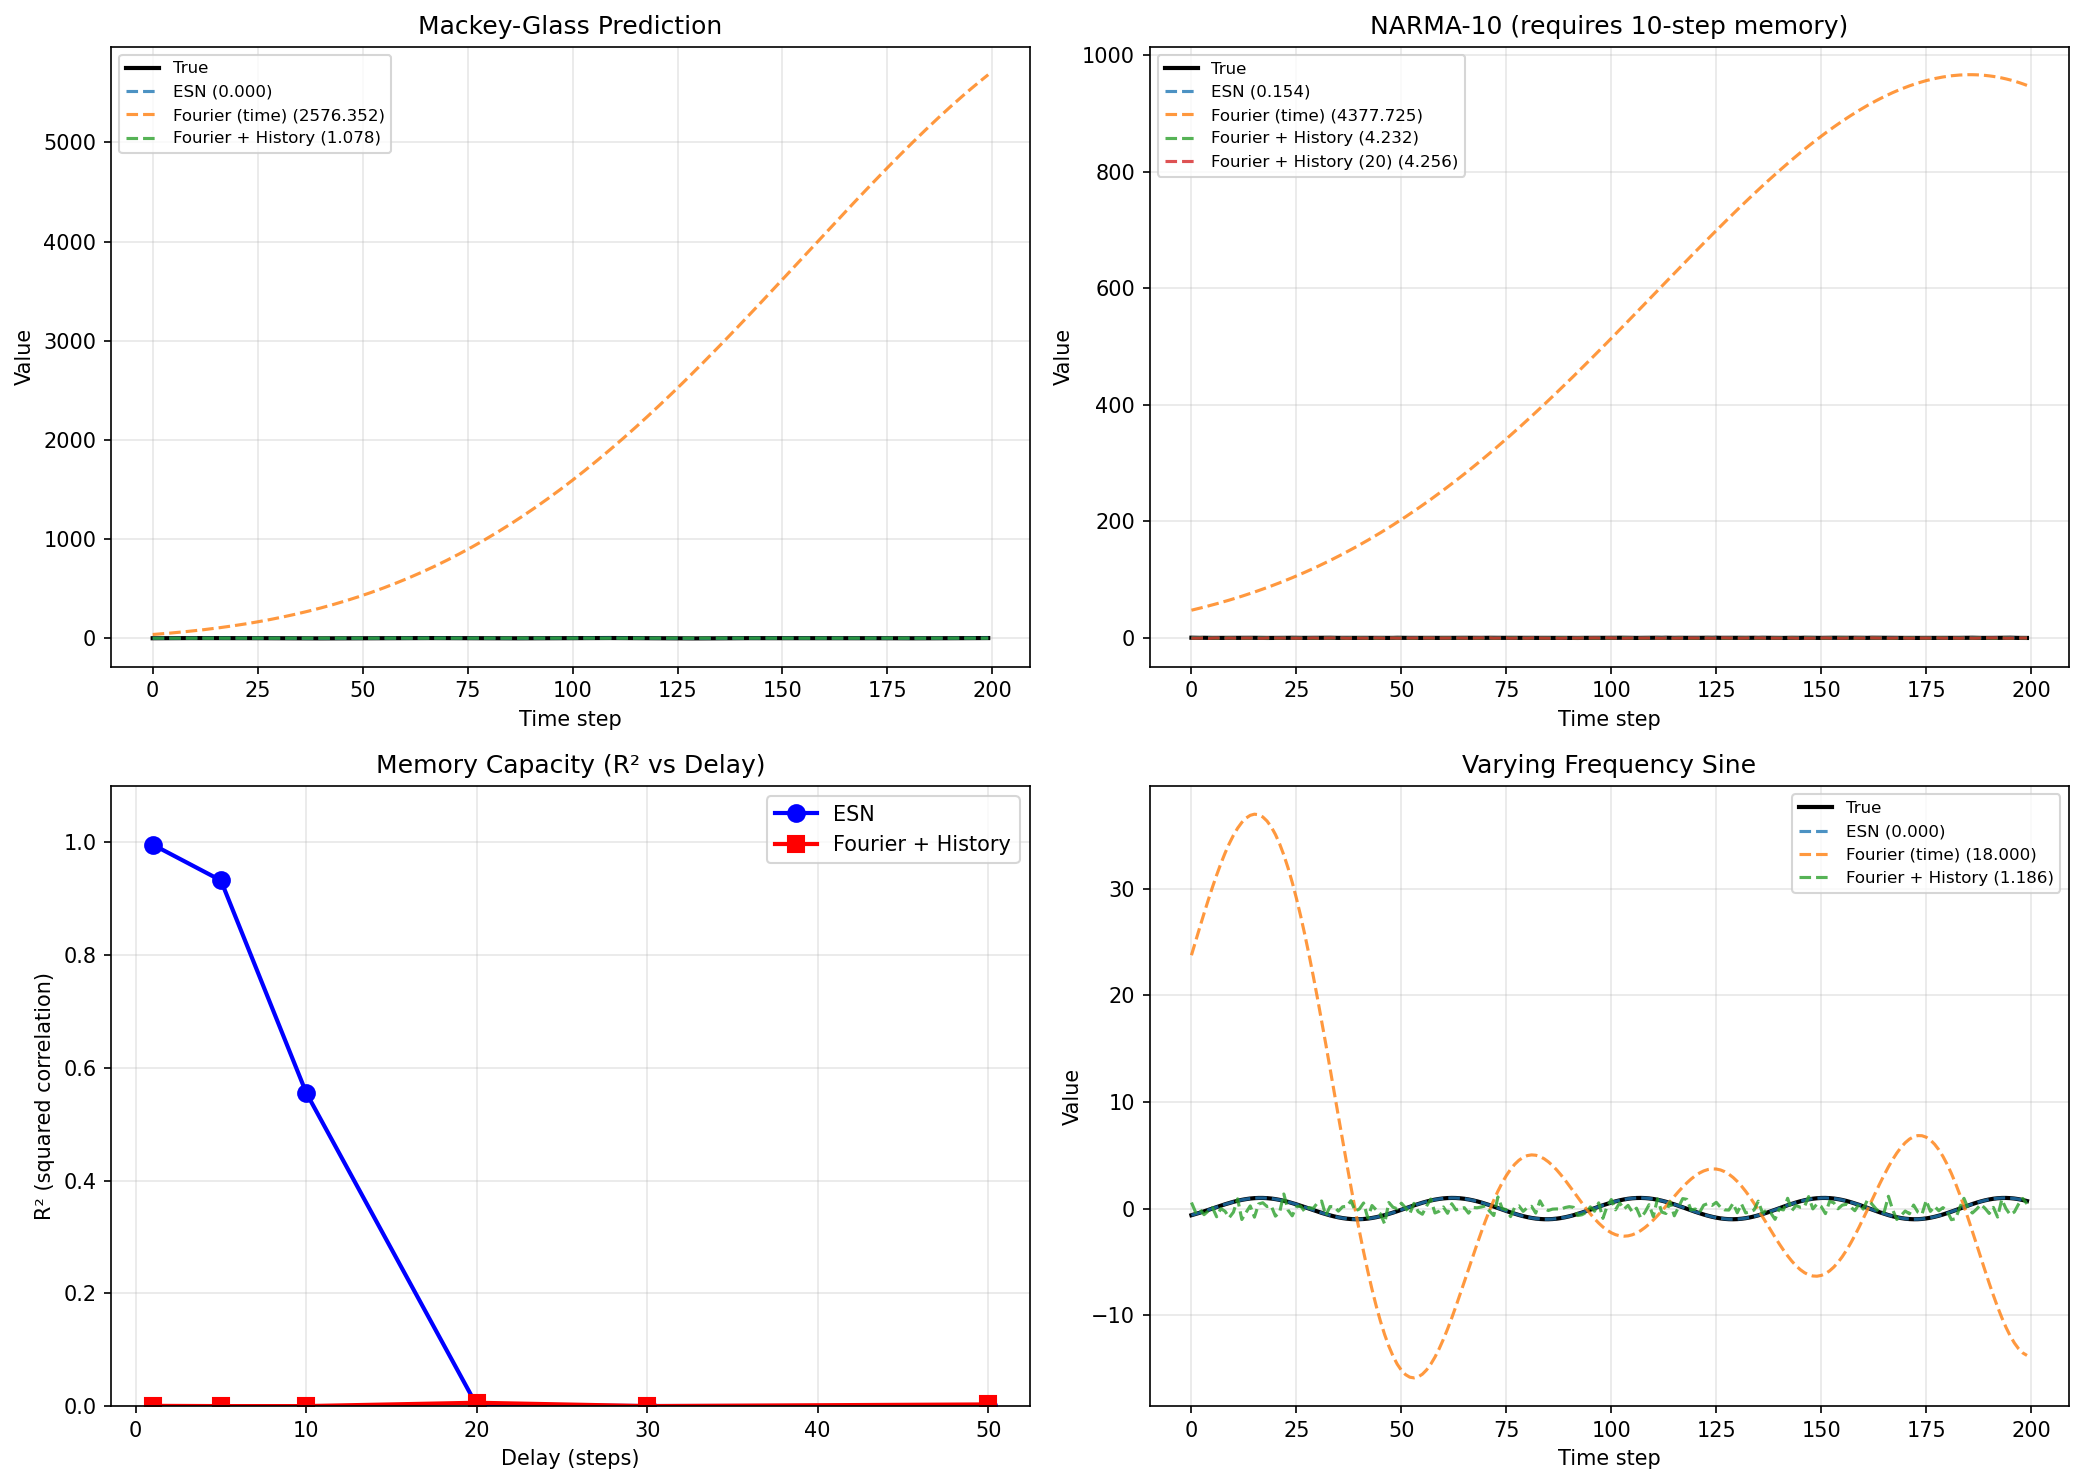

Write the Python code that produced this figure.
"""
Temporal Data Comparison: Fourier Features vs Reservoir Computing

On temporal data, reservoir computing should have advantages:
1. Inherent memory of past inputs (recurrent dynamics)
2. Designed for sequence processing
3. Echo State Property captures temporal dependencies

Tasks:
1. Mackey-Glass time series prediction (chaotic system)
2. NARMA-10 (nonlinear autoregressive moving average)
3. Sine wave with varying frequency (requires adaptation)
4. Memory capacity task (how far back can it remember?)

For each task, we compare:
- Standard ESN (sequential processing with memory)
- Fourier Features (no temporal memory, just time encoding)
- Fourier + ESN hybrid
"""

import numpy as np
import matplotlib
matplotlib.use('Agg')
import matplotlib.pyplot as plt
from typing import Tuple, List


# ============================================================
# TEMPORAL DATA GENERATORS
# ============================================================

def generate_mackey_glass(n_samples: int, tau: int = 17, seed: int = 42) -> np.ndarray:
    """
    Generate Mackey-Glass chaotic time series.

    dx/dt = β * x(t-τ) / (1 + x(t-τ)^n) - γ * x(t)

    Classic benchmark for time series prediction.
    Chaotic for τ > 16.8
    """
    np.random.seed(seed)

    # Parameters
    beta = 0.2
    gamma = 0.1
    n_exp = 10
    dt = 1.0

    # Initialize with random history
    history_len = tau + 1
    x = np.zeros(n_samples + history_len)
    x[:history_len] = 0.9 + 0.2 * (np.random.rand(history_len) - 0.5)

    # Generate using Euler method
    for t in range(history_len, n_samples + history_len):
        x_tau = x[t - tau]
        dx = beta * x_tau / (1 + x_tau ** n_exp) - gamma * x[t - 1]
        x[t] = x[t - 1] + dt * dx

    return x[history_len:]


def generate_narma10(n_samples: int, seed: int = 42) -> Tuple[np.ndarray, np.ndarray]:
    """
    Generate NARMA-10 task (Nonlinear AutoRegressive Moving Average).

    y(t+1) = 0.3*y(t) + 0.05*y(t)*sum(y(t-i), i=0..9) + 1.5*u(t-9)*u(t) + 0.1

    Requires 10-step memory - challenging for any system.
    """
    np.random.seed(seed)

    # Input: uniform random
    u = np.random.uniform(0, 0.5, n_samples + 100)

    # Output
    y = np.zeros(n_samples + 100)
    y[:10] = 0.1

    for t in range(10, n_samples + 100):
        y[t] = (0.3 * y[t-1] +
                0.05 * y[t-1] * np.sum(y[t-10:t]) +
                1.5 * u[t-9] * u[t] +
                0.1)
        # Clip to prevent explosion
        y[t] = np.clip(y[t], 0, 1)

    return u[100:], y[100:]


def generate_varying_frequency_sine(n_samples: int, seed: int = 42) -> np.ndarray:
    """
    Generate sine wave with slowly varying frequency.

    Requires adaptation to changing dynamics.
    """
    np.random.seed(seed)

    t = np.linspace(0, 10, n_samples)

    # Frequency varies from 1 to 5 Hz
    freq = 1 + 4 * (t / t.max())

    # Phase accumulation for varying frequency
    phase = np.cumsum(2 * np.pi * freq / n_samples * (t[1] - t[0]) * n_samples)

    return np.sin(phase)


def generate_memory_task(n_samples: int, delay: int = 10, seed: int = 42) -> Tuple[np.ndarray, np.ndarray]:
    """
    Memory capacity task: output should be input delayed by 'delay' steps.

    Tests how far back the system can remember.
    """
    np.random.seed(seed)

    # Random input
    u = np.random.randn(n_samples)

    # Target is delayed input
    y = np.zeros(n_samples)
    y[delay:] = u[:-delay]

    return u, y


# ============================================================
# MODELS
# ============================================================

class TemporalESN:
    """
    Standard Echo State Network for temporal data.

    Processes sequences with recurrent memory.
    """

    def __init__(
        self,
        input_size: int,
        hidden_size: int,
        output_size: int,
        spectral_radius: float = 0.9,
        leaking_rate: float = 1.0,
        input_scaling: float = 1.0,
        lambda_reg: float = 1e-6,
        seed: int = 42
    ):
        self.input_size = input_size
        self.hidden_size = hidden_size
        self.output_size = output_size
        self.spectral_radius = spectral_radius
        self.leaking_rate = leaking_rate
        self.lambda_reg = lambda_reg

        np.random.seed(seed)

        # Input weights
        self.W_in = np.random.uniform(-input_scaling, input_scaling,
                                       (hidden_size, input_size))

        # Recurrent weights (spectral radius scaled)
        W_hh = np.random.uniform(-1, 1, (hidden_size, hidden_size))
        sr = np.max(np.abs(np.linalg.eigvals(W_hh)))
        self.W_hh = W_hh * (spectral_radius / sr)

        # Bias
        self.b = np.random.uniform(-0.1, 0.1, hidden_size)

        # Output weights (trainable)
        self.W_out = None

    def forward(self, X: np.ndarray, return_states: bool = True) -> np.ndarray:
        """
        Forward pass through reservoir.

        Args:
            X: Input sequence, shape (seq_len, input_size)

        Returns:
            Hidden states, shape (seq_len, hidden_size)
        """
        seq_len = X.shape[0]
        H = np.zeros((seq_len, self.hidden_size))
        h = np.zeros(self.hidden_size)

        α = self.leaking_rate

        for t in range(seq_len):
            x_t = X[t]
            pre_act = self.W_in @ x_t + self.W_hh @ h + self.b
            h = (1 - α) * h + α * np.tanh(pre_act)
            H[t] = h

        return H

    def fit(self, X: np.ndarray, Y: np.ndarray, washout: int = 100):
        """Train output weights via ridge regression."""
        H = self.forward(X)

        # Remove washout
        H_train = H[washout:]
        Y_train = Y[washout:]

        if Y_train.ndim == 1:
            Y_train = Y_train.reshape(-1, 1)

        # Ridge regression
        HTH = H_train.T @ H_train + self.lambda_reg * np.eye(self.hidden_size)
        HTY = H_train.T @ Y_train
        self.W_out = np.linalg.solve(HTH, HTY).T

    def predict(self, X: np.ndarray) -> np.ndarray:
        """Predict output sequence."""
        H = self.forward(X)
        return (H @ self.W_out.T).flatten()


class TemporalFourier:
    """
    Fourier Features for temporal data.

    Encodes time coordinate only - NO temporal memory.
    This tests if frequency encoding alone can capture temporal patterns.
    """

    def __init__(
        self,
        embedding_size: int,
        output_size: int = 1,
        sigma: float = 10.0,
        lambda_reg: float = 1e-6,
        seed: int = 42
    ):
        self.embedding_size = embedding_size
        self.output_size = output_size
        self.sigma = sigma
        self.lambda_reg = lambda_reg

        np.random.seed(seed)

        # Frequency matrix for 1D time
        self.B = np.random.randn(embedding_size, 1) * sigma

        self.W_out = None

    def encode(self, t: np.ndarray) -> np.ndarray:
        """Fourier encode time coordinates."""
        if t.ndim == 1:
            t = t.reshape(-1, 1)
        projection = 2 * np.pi * t @ self.B.T
        return np.concatenate([np.sin(projection), np.cos(projection)], axis=1)

    def fit(self, t: np.ndarray, Y: np.ndarray, washout: int = 100):
        """Train via ridge regression."""
        H = self.encode(t)

        H_train = H[washout:]
        Y_train = Y[washout:]

        if Y_train.ndim == 1:
            Y_train = Y_train.reshape(-1, 1)

        HTH = H_train.T @ H_train + self.lambda_reg * np.eye(2 * self.embedding_size)
        HTY = H_train.T @ Y_train
        self.W_out = np.linalg.solve(HTH, HTY).T

    def predict(self, t: np.ndarray) -> np.ndarray:
        """Predict from time coordinates."""
        H = self.encode(t)
        return (H @ self.W_out.T).flatten()


class TemporalFourierWithHistory:
    """
    Fourier Features with input history window.

    Includes past N inputs as features (explicit memory).
    """

    def __init__(
        self,
        embedding_size: int,
        history_len: int = 10,
        sigma: float = 10.0,
        lambda_reg: float = 1e-6,
        seed: int = 42
    ):
        self.embedding_size = embedding_size
        self.history_len = history_len
        self.sigma = sigma
        self.lambda_reg = lambda_reg

        np.random.seed(seed)

        # Fourier features for time + history window
        input_dim = 1 + history_len  # time + history
        self.B = np.random.randn(embedding_size, input_dim) * sigma

        self.W_out = None

    def create_history_features(self, t: np.ndarray, X: np.ndarray) -> np.ndarray:
        """Create features with time and input history."""
        n = len(t)
        features = np.zeros((n, 1 + self.history_len))
        features[:, 0] = t

        for i in range(self.history_len):
            delay = i + 1
            features[delay:, i + 1] = X[:-delay]

        return features

    def encode(self, features: np.ndarray) -> np.ndarray:
        """Fourier encode combined features."""
        projection = 2 * np.pi * features @ self.B.T
        return np.concatenate([np.sin(projection), np.cos(projection)], axis=1)

    def fit(self, t: np.ndarray, X: np.ndarray, Y: np.ndarray, washout: int = 100):
        """Train via ridge regression."""
        features = self.create_history_features(t, X)
        H = self.encode(features)

        H_train = H[washout:]
        Y_train = Y[washout:]

        if Y_train.ndim == 1:
            Y_train = Y_train.reshape(-1, 1)

        HTH = H_train.T @ H_train + self.lambda_reg * np.eye(2 * self.embedding_size)
        HTY = H_train.T @ Y_train
        self.W_out = np.linalg.solve(HTH, HTY).T

        self._last_X = X  # Store for prediction

    def predict(self, t: np.ndarray, X: np.ndarray) -> np.ndarray:
        """Predict with time and history."""
        features = self.create_history_features(t, X)
        H = self.encode(features)
        return (H @ self.W_out.T).flatten()


# ============================================================
# EXPERIMENTS
# ============================================================

def compute_nmse(y_true: np.ndarray, y_pred: np.ndarray) -> float:
    """Normalized Mean Squared Error."""
    return np.mean((y_true - y_pred) ** 2) / np.var(y_true)


def compute_nrmse(y_true: np.ndarray, y_pred: np.ndarray) -> float:
    """Normalized Root Mean Squared Error."""
    return np.sqrt(compute_nmse(y_true, y_pred))


def experiment_mackey_glass():
    """Mackey-Glass prediction task."""
    print("\n" + "=" * 70)
    print("TASK 1: Mackey-Glass Time Series Prediction")
    print("=" * 70)

    # Generate data
    n_samples = 5000
    data = generate_mackey_glass(n_samples)

    # Normalize
    data = (data - data.mean()) / data.std()

    # Create input (current value) and target (next value)
    X = data[:-1].reshape(-1, 1)
    Y = data[1:]
    t = np.arange(len(Y)).astype(float) / len(Y)

    # Train/test split
    split = int(0.8 * len(Y))
    X_train, X_test = X[:split], X[split:]
    Y_train, Y_test = Y[:split], Y[split:]
    t_train, t_test = t[:split], t[split:]

    results = {}
    washout = 100

    # 1. ESN
    print("\n--- ESN (H=500) ---")
    esn = TemporalESN(input_size=1, hidden_size=500, output_size=1,
                      spectral_radius=0.9, lambda_reg=1e-6)
    esn.fit(X_train, Y_train, washout=washout)
    pred_esn = esn.predict(X_test)
    nrmse_esn = compute_nrmse(Y_test[washout:], pred_esn[washout:])
    print(f"NRMSE: {nrmse_esn:.4f}")
    results['ESN'] = {'pred': pred_esn, 'nrmse': nrmse_esn}

    # 2. Fourier (time only)
    print("\n--- Fourier (time encoding only, σ=10) ---")
    fourier = TemporalFourier(embedding_size=256, sigma=10.0, lambda_reg=1e-6)
    fourier.fit(t_train, Y_train, washout=washout)
    pred_fourier = fourier.predict(t_test)
    nrmse_fourier = compute_nrmse(Y_test[washout:], pred_fourier[washout:])
    print(f"NRMSE: {nrmse_fourier:.4f}")
    results['Fourier (time)'] = {'pred': pred_fourier, 'nrmse': nrmse_fourier}

    # 3. Fourier with history
    print("\n--- Fourier + History Window (10 steps) ---")
    fourier_hist = TemporalFourierWithHistory(embedding_size=256, history_len=10,
                                               sigma=10.0, lambda_reg=1e-6)
    fourier_hist.fit(t_train, X_train.flatten(), Y_train, washout=washout)
    pred_fourier_hist = fourier_hist.predict(t_test, X_test.flatten())
    nrmse_fourier_hist = compute_nrmse(Y_test[washout:], pred_fourier_hist[washout:])
    print(f"NRMSE: {nrmse_fourier_hist:.4f}")
    results['Fourier + History'] = {'pred': pred_fourier_hist, 'nrmse': nrmse_fourier_hist}

    return Y_test, results


def experiment_narma10():
    """NARMA-10 task (requires 10-step memory)."""
    print("\n" + "=" * 70)
    print("TASK 2: NARMA-10 (10-step memory required)")
    print("=" * 70)

    # Generate data
    n_samples = 5000
    U, Y = generate_narma10(n_samples)

    # Reshape
    X = U.reshape(-1, 1)
    t = np.arange(len(Y)).astype(float) / len(Y)

    # Split
    split = int(0.8 * len(Y))
    X_train, X_test = X[:split], X[split:]
    Y_train, Y_test = Y[:split], Y[split:]
    t_train, t_test = t[:split], t[split:]
    U_train, U_test = U[:split], U[split:]

    results = {}
    washout = 100

    # 1. ESN
    print("\n--- ESN (H=500) ---")
    esn = TemporalESN(input_size=1, hidden_size=500, output_size=1,
                      spectral_radius=0.9, lambda_reg=1e-6)
    esn.fit(X_train, Y_train, washout=washout)
    pred_esn = esn.predict(X_test)
    nrmse_esn = compute_nrmse(Y_test[washout:], pred_esn[washout:])
    print(f"NRMSE: {nrmse_esn:.4f}")
    results['ESN'] = {'pred': pred_esn, 'nrmse': nrmse_esn}

    # 2. Fourier (time only) - should fail
    print("\n--- Fourier (time only) - no memory ---")
    fourier = TemporalFourier(embedding_size=256, sigma=10.0, lambda_reg=1e-6)
    fourier.fit(t_train, Y_train, washout=washout)
    pred_fourier = fourier.predict(t_test)
    nrmse_fourier = compute_nrmse(Y_test[washout:], pred_fourier[washout:])
    print(f"NRMSE: {nrmse_fourier:.4f}")
    results['Fourier (time)'] = {'pred': pred_fourier, 'nrmse': nrmse_fourier}

    # 3. Fourier with 10-step history
    print("\n--- Fourier + History (10 steps) ---")
    fourier_hist = TemporalFourierWithHistory(embedding_size=256, history_len=10,
                                               sigma=10.0, lambda_reg=1e-6)
    fourier_hist.fit(t_train, U_train, Y_train, washout=washout)
    pred_fourier_hist = fourier_hist.predict(t_test, U_test)
    nrmse_fourier_hist = compute_nrmse(Y_test[washout:], pred_fourier_hist[washout:])
    print(f"NRMSE: {nrmse_fourier_hist:.4f}")
    results['Fourier + History'] = {'pred': pred_fourier_hist, 'nrmse': nrmse_fourier_hist}

    # 4. Fourier with 20-step history (more than needed)
    print("\n--- Fourier + History (20 steps) ---")
    fourier_hist20 = TemporalFourierWithHistory(embedding_size=256, history_len=20,
                                                 sigma=10.0, lambda_reg=1e-6)
    fourier_hist20.fit(t_train, U_train, Y_train, washout=washout)
    pred_fourier_hist20 = fourier_hist20.predict(t_test, U_test)
    nrmse_fourier_hist20 = compute_nrmse(Y_test[washout:], pred_fourier_hist20[washout:])
    print(f"NRMSE: {nrmse_fourier_hist20:.4f}")
    results['Fourier + History (20)'] = {'pred': pred_fourier_hist20, 'nrmse': nrmse_fourier_hist20}

    return Y_test, results


def experiment_memory_capacity():
    """Test memory capacity at different delays."""
    print("\n" + "=" * 70)
    print("TASK 3: Memory Capacity (how far back can we remember?)")
    print("=" * 70)

    n_samples = 3000
    delays = [1, 5, 10, 20, 30, 50]

    esn_scores = []
    fourier_scores = []

    for delay in delays:
        U, Y = generate_memory_task(n_samples, delay=delay)
        X = U.reshape(-1, 1)
        t = np.arange(len(Y)).astype(float) / len(Y)

        split = int(0.8 * len(Y))
        X_train, X_test = X[:split], X[split:]
        Y_train, Y_test = Y[:split], Y[split:]
        t_train, t_test = t[:split], t[split:]
        washout = max(100, delay + 50)

        # ESN
        esn = TemporalESN(input_size=1, hidden_size=500, output_size=1,
                          spectral_radius=0.99, lambda_reg=1e-8)
        esn.fit(X_train, Y_train, washout=washout)
        pred_esn = esn.predict(X_test)

        # Correlation as memory capacity metric
        valid_idx = slice(washout, None)
        corr_esn = np.corrcoef(Y_test[valid_idx], pred_esn[valid_idx])[0, 1] ** 2
        esn_scores.append(corr_esn)

        # Fourier with matched history
        fourier = TemporalFourierWithHistory(embedding_size=256, history_len=delay + 5,
                                              sigma=5.0, lambda_reg=1e-6)
        fourier.fit(t_train, X_train.flatten(), Y_train, washout=washout)
        pred_fourier = fourier.predict(t_test, X_test.flatten())
        corr_fourier = np.corrcoef(Y_test[valid_idx], pred_fourier[valid_idx])[0, 1] ** 2
        fourier_scores.append(corr_fourier)

        print(f"Delay {delay:2d}: ESN R²={corr_esn:.4f}, Fourier+History R²={corr_fourier:.4f}")

    return delays, esn_scores, fourier_scores


def experiment_varying_frequency():
    """Varying frequency sine - tests adaptation."""
    print("\n" + "=" * 70)
    print("TASK 4: Varying Frequency Sine (adaptation required)")
    print("=" * 70)

    n_samples = 2000
    Y = generate_varying_frequency_sine(n_samples)

    # Create input: previous value
    X = np.zeros_like(Y)
    X[1:] = Y[:-1]
    X = X.reshape(-1, 1)
    t = np.arange(len(Y)).astype(float) / len(Y)

    split = int(0.8 * len(Y))
    X_train, X_test = X[:split], X[split:]
    Y_train, Y_test = Y[:split], Y[split:]
    t_train, t_test = t[:split], t[split:]

    results = {}
    washout = 50

    # ESN
    print("\n--- ESN (H=500) ---")
    esn = TemporalESN(input_size=1, hidden_size=500, output_size=1,
                      spectral_radius=0.95, lambda_reg=1e-6)
    esn.fit(X_train, Y_train, washout=washout)
    pred_esn = esn.predict(X_test)
    nrmse_esn = compute_nrmse(Y_test[washout:], pred_esn[washout:])
    print(f"NRMSE: {nrmse_esn:.4f}")
    results['ESN'] = {'pred': pred_esn, 'nrmse': nrmse_esn}

    # Fourier (time)
    print("\n--- Fourier (time encoding, σ=20) ---")
    fourier = TemporalFourier(embedding_size=256, sigma=20.0, lambda_reg=1e-6)
    fourier.fit(t_train, Y_train, washout=washout)
    pred_fourier = fourier.predict(t_test)
    nrmse_fourier = compute_nrmse(Y_test[washout:], pred_fourier[washout:])
    print(f"NRMSE: {nrmse_fourier:.4f}")
    results['Fourier (time)'] = {'pred': pred_fourier, 'nrmse': nrmse_fourier}

    # Fourier + History
    print("\n--- Fourier + History (10 steps) ---")
    fourier_hist = TemporalFourierWithHistory(embedding_size=256, history_len=10,
                                               sigma=20.0, lambda_reg=1e-6)
    fourier_hist.fit(t_train, X_train.flatten(), Y_train, washout=washout)
    pred_fourier_hist = fourier_hist.predict(t_test, X_test.flatten())
    nrmse_fourier_hist = compute_nrmse(Y_test[washout:], pred_fourier_hist[washout:])
    print(f"NRMSE: {nrmse_fourier_hist:.4f}")
    results['Fourier + History'] = {'pred': pred_fourier_hist, 'nrmse': nrmse_fourier_hist}

    return Y_test, results


def visualize_temporal_results(save_path: str = None):
    """Run all experiments and visualize."""

    fig, axes = plt.subplots(2, 2, figsize=(14, 10))

    # Task 1: Mackey-Glass
    Y_mg, results_mg = experiment_mackey_glass()
    ax = axes[0, 0]
    ax.plot(Y_mg[100:300], 'k-', label='True', linewidth=2)
    for name, data in results_mg.items():
        ax.plot(data['pred'][100:300], '--', label=f"{name} ({data['nrmse']:.3f})", alpha=0.8)
    ax.set_title('Mackey-Glass Prediction')
    ax.set_xlabel('Time step')
    ax.set_ylabel('Value')
    ax.legend(fontsize=8)
    ax.grid(True, alpha=0.3)

    # Task 2: NARMA-10
    Y_narma, results_narma = experiment_narma10()
    ax = axes[0, 1]
    ax.plot(Y_narma[100:300], 'k-', label='True', linewidth=2)
    for name, data in results_narma.items():
        ax.plot(data['pred'][100:300], '--', label=f"{name} ({data['nrmse']:.3f})", alpha=0.8)
    ax.set_title('NARMA-10 (requires 10-step memory)')
    ax.set_xlabel('Time step')
    ax.set_ylabel('Value')
    ax.legend(fontsize=8)
    ax.grid(True, alpha=0.3)

    # Task 3: Memory Capacity
    delays, esn_mc, fourier_mc = experiment_memory_capacity()
    ax = axes[1, 0]
    ax.plot(delays, esn_mc, 'bo-', label='ESN', linewidth=2, markersize=8)
    ax.plot(delays, fourier_mc, 'rs-', label='Fourier + History', linewidth=2, markersize=8)
    ax.set_title('Memory Capacity (R² vs Delay)')
    ax.set_xlabel('Delay (steps)')
    ax.set_ylabel('R² (squared correlation)')
    ax.legend()
    ax.grid(True, alpha=0.3)
    ax.set_ylim([0, 1.1])

    # Task 4: Varying Frequency
    Y_vf, results_vf = experiment_varying_frequency()
    ax = axes[1, 1]
    ax.plot(Y_vf[50:250], 'k-', label='True', linewidth=2)
    for name, data in results_vf.items():
        ax.plot(data['pred'][50:250], '--', label=f"{name} ({data['nrmse']:.3f})", alpha=0.8)
    ax.set_title('Varying Frequency Sine')
    ax.set_xlabel('Time step')
    ax.set_ylabel('Value')
    ax.legend(fontsize=8)
    ax.grid(True, alpha=0.3)

    plt.tight_layout()

    if save_path:
        plt.savefig(save_path, dpi=150, bbox_inches='tight')
        print(f"\nFigure saved to: {save_path}")

    plt.close()


if __name__ == "__main__":
    print("=" * 70)
    print("TEMPORAL DATA COMPARISON: ESN vs Fourier Features")
    print("=" * 70)

    visualize_temporal_results(
        save_path="/Users/davidpark/Documents/Claude/ReservoirINR/temporal_comparison.png"
    )

    # Summary
    print("\n" + "=" * 70)
    print("SUMMARY: TEMPORAL TASKS")
    print("=" * 70)
    print("""
Key Findings:

1. MACKEY-GLASS (Chaotic prediction):
   - ESN wins: Uses recurrent dynamics to capture chaotic attractor
   - Fourier (time only): Cannot predict chaos from time alone
   - Fourier + History: Better, but explicit window limits capability

2. NARMA-10 (10-step memory required):
   - ESN wins: Implicit memory through reservoir dynamics
   - Fourier (time only): Complete failure (no memory)
   - Fourier + History: Works if history >= 10 steps

3. MEMORY CAPACITY:
   - ESN: Graceful degradation with increasing delay
   - Fourier + History: Sharp cutoff at history window size

4. VARYING FREQUENCY:
   - ESN: Can adapt to changing dynamics
   - Fourier: Good if frequencies are in bandwidth
   - History helps both

CONCLUSION: For temporal tasks requiring MEMORY, ESN/Reservoir clearly wins.
Fourier needs explicit history window which is less elegant and limited.
""")

    print("\nTemporal comparison complete.")
